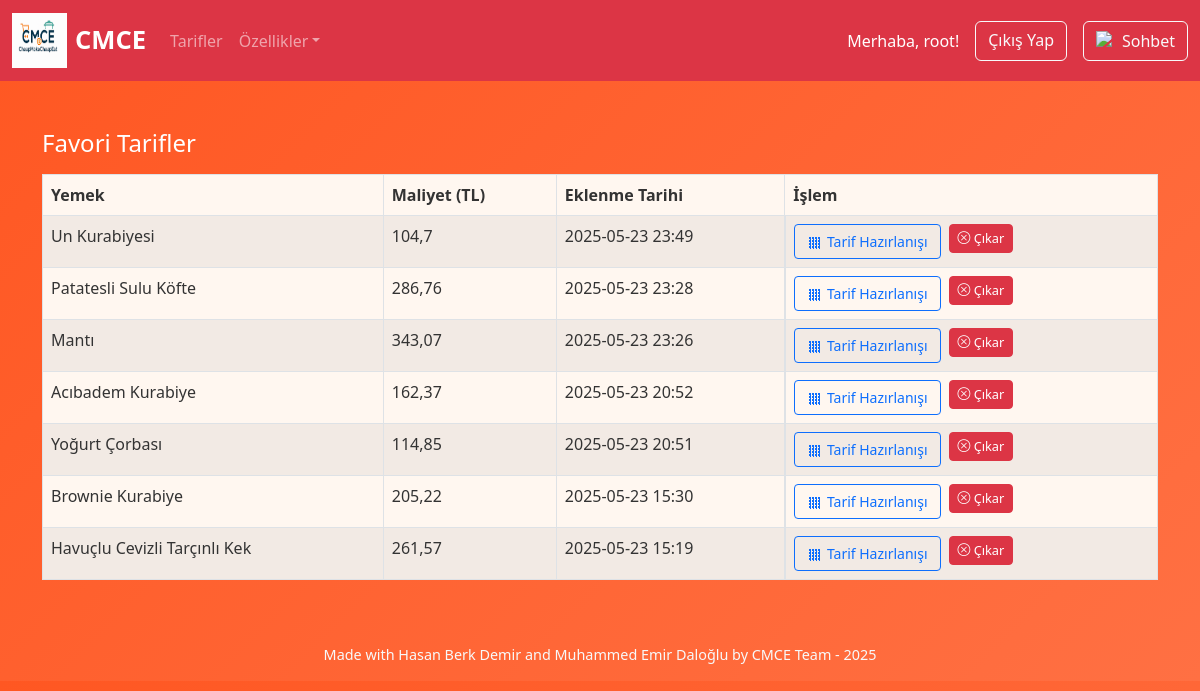
/favorites/ (signed in), run on the app's committed database.
### core/models.py (models this page shows, shortened)
class Favorite(models.Model):
    user = models.ForeignKey(User, on_delete=models.CASCADE)
    meal_name = models.CharField(max_length=255)
    total_cost = models.FloatField(default=0)
    date_added = models.DateTimeField(auto_now_add=True)

### core/views.py (the view)
# urls.py: path('favorites/', views.favorites, name='favorites'),
def favorites(request):
    if request.user.is_authenticated:
        favorites = Favorite.objects.filter(user=request.user).order_by('-date_added')
        recipes = Recipe.objects.all()
        return render(request, 'favorites.html', {'favorites': favorites, 'recipes': recipes})
    else:
        return redirect('/login/')

### core/templatetags/custom_filters.py (called while the page is built)
@register.filter
def before_at(value):
    return value.split('@')[0] if '@' in value else value

@register.filter
def get_url(recipes, meal_name):
    for recipe in recipes:
        if recipe.name == meal_name:
            return recipe.url
    return ''

### core/templates/favorites.html (shortened to what this page needs)
{% load static %}
{% load custom_filters %}
<!DOCTYPE html>
<html lang="tr">
<head>
  <link href="https://cdn.jsdelivr.net/npm/bootstrap@5.3.3/dist/css/bootstrap.min.css" rel="stylesheet">
  <link rel="stylesheet" href="https://cdn.jsdelivr.net/npm/bootstrap-icons@1.10.5/font/bootstrap-icons.css">
</head>
<body>
<nav class="navbar navbar-expand-lg navbar-dark bg-danger">
  <div class="container-fluid">
    <a class="navbar-brand d-flex align-items-center" href="/">
      <img src="{% static 'logo.png' %}" alt="CMCE Logo" class="me-2">
      <strong>CMCE</strong>
    </a>
    <div class="collapse navbar-collapse" id="navContent">
      <ul class="navbar-nav me-auto mb-2 mb-lg-0">
        <li class="nav-item">
          <a class="nav-link" href="/tarifler/">Tarifler</a>
        </li>
        <li class="nav-item dropdown">
          <a class="nav-link dropdown-toggle" href="#" data-bs-toggle="dropdown">Özellikler</a>
        </li>
      </ul>
      <div class="d-flex">
        {% if user.is_authenticated %}
  <span class="navbar-text me-3 text-white">
    Merhaba, {{ user.username|before_at }}!
  </span>
  <a href="/logout/" class="btn btn-outline-light me-2">Çıkış Yap</a>
{% else %}
  <a href="/login/" class="btn btn-outline-light me-2">Giriş Yap</a>
  <a href="/register/" class="btn btn-outline-light custom-register-btn">Kayıt Ol</a>
{% endif %}
<a href="/chatbot/" class="btn btn-outline-light ms-2 d-flex align-items-center">
  <img src="https://img.icons8.com/?size=24&id=t3z86GnXSIyW&format=png&color=ffffff" alt="Chatbot" style="width: 20px; height: 20px; margin-right: 6px;">
  Sohbet
</a>
</div>
</div>
</div>
</nav>
<div class="container my-5">
  <h4 class="text-white mb-3">Favori Tarifler</h4>
  {% if favorites %}
    <div class="table-responsive">
      <table class="table table-striped table-bordered favorite-table">
        <thead>
          <tr>
            <th>Yemek</th>
            <th>Maliyet (TL)</th>
            <th>Eklenme Tarihi</th>
            <th>İşlem</th>
          </tr>
        </thead>
        <tbody>
          {% for fav in favorites %}
          <tr>
            <td>{{ fav.meal_name }}</td>
            <td>{{ fav.total_cost }}</td>
            <td>{{ fav.date_added|date:"Y-m-d H:i" }}</td>
            <td class="d-flex gap-2">
              <button class="btn btn-outline-primary btn-sm" style="padding: 0.375rem 0.75rem;" onclick="showQRCode('{{ fav.meal_name }}', '{{ recipes|get_url:fav.meal_name }}')" type="button">
                Tarif Hazırlanışı
              </button>
              <form method="POST" action="/remove-favorite/" style="display:inline;">
                <button type="submit" class="btn btn-danger btn-sm">
                  <i class="bi bi-x-circle"></i> Çıkar
                </button>
              </form>
            </td>
          </tr>
          {% endfor %}
        </tbody>
      </table>
    </div>
  {% else %}
    <div class="alert alert-warning">Henüz favori eklemediniz!</div>
  {% endif %}
</div>
<footer class="text-center text-light mt-5 mb-3" style="font-size: 0.9em;">
  Made with Hasan Berk Demir and Muhammed Emir Daloğlu by CMCE Team - 2025
</footer>
</body>
</html>

### core/templates/favorites.html (style rules this page uses)
body { background: linear-gradient(135deg, #ff5722, #ff7043); color: #fff; }
.navbar-brand strong { font-size: 1.6rem; }
.navbar-brand img { width: 55px; height: 55px; }
.favorite-table th, .favorite-table td { background-color: #fff7f0; color: #333; }
.btn-danger { font-size: 0.8rem; }

### data on the page
Favorite: meal_name "Un Kurabiyesi", total_cost "104,7", date_added "2025-05-23 23:49"
Favorite: meal_name "Patatesli Sulu Köfte", total_cost "286,76", date_added "2025-05-23 23:28"
Favorite: meal_name "Mantı", total_cost "343,07", date_added "2025-05-23 23:26"
Favorite: meal_name "Acıbadem Kurabiye", total_cost "162,37", date_added "2025-05-23 20:52"
Favorite: meal_name "Yoğurt Çorbası", total_cost "114,85", date_added "2025-05-23 20:51"
Favorite: meal_name "Brownie Kurabiye", total_cost "205,22", date_added "2025-05-23 15:30"
Favorite: meal_name "Havuçlu Cevizli Tarçınlı Kek", total_cost "261,57", date_added "2025-05-23 15:19"

### other printed values
{{ user.username|before_at }} "root"
